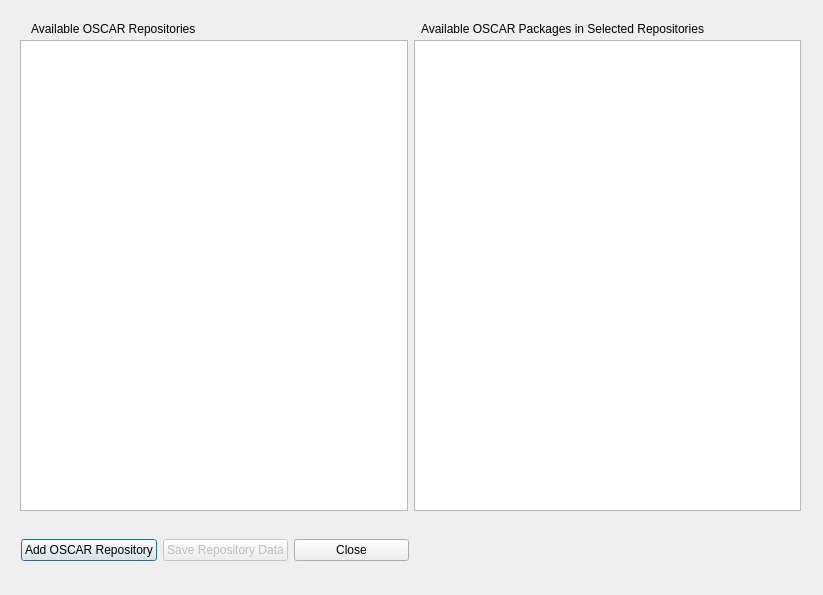
<ui version="4.0" >
 <class>MainWindow</class>
 <widget class="QDialog" name="MainWindow" >
  <property name="windowModality" >
   <enum>Qt::ApplicationModal</enum>
  </property>
  <property name="geometry" >
   <rect>
    <x>0</x>
    <y>0</y>
    <width>823</width>
    <height>595</height>
   </rect>
  </property>
  <property name="windowTitle" >
   <string>OSCAR Repository Manager</string>
  </property>
  <widget class="QWidget" name="horizontalLayout_2" >
   <property name="geometry" >
    <rect>
     <x>20</x>
     <y>40</y>
     <width>781</width>
     <height>471</height>
    </rect>
   </property>
   <layout class="QHBoxLayout" >
    <item>
     <widget class="QListWidget" name="listReposWidget" />
    </item>
    <item>
     <widget class="QListWidget" name="listOPKGsWidget" />
    </item>
   </layout>
  </widget>
  <widget class="QLabel" name="label_2" >
   <property name="geometry" >
    <rect>
     <x>421</x>
     <y>20</y>
     <width>318</width>
     <height>18</height>
    </rect>
   </property>
   <property name="text" >
    <string>Available OSCAR Packages in Selected Repositories</string>
   </property>
  </widget>
  <widget class="QWidget" name="horizontalLayout" >
   <property name="geometry" >
    <rect>
     <x>21</x>
     <y>510</y>
     <width>388</width>
     <height>80</height>
    </rect>
   </property>
   <layout class="QHBoxLayout" >
    <item>
     <widget class="QPushButton" name="AddButton" >
      <property name="text" >
       <string>Add OSCAR Repository</string>
      </property>
     </widget>
    </item>
    <item>
     <widget class="QPushButton" name="pushButton_3" >
      <property name="enabled" >
       <bool>false</bool>
      </property>
      <property name="text" >
       <string>Save Repository Data</string>
      </property>
     </widget>
    </item>
    <item>
     <widget class="QPushButton" name="CloseButton" >
      <property name="text" >
       <string>Close</string>
      </property>
     </widget>
    </item>
   </layout>
  </widget>
  <widget class="QLabel" name="label" >
   <property name="geometry" >
    <rect>
     <x>31</x>
     <y>20</y>
     <width>181</width>
     <height>18</height>
    </rect>
   </property>
   <property name="text" >
    <string>Available OSCAR Repositories</string>
   </property>
  </widget>
 </widget>
 <resources/>
 <connections>
  <connection>
   <sender>CloseButton</sender>
   <signal>clicked(bool)</signal>
   <receiver>MainWindow</receiver>
   <slot>close()</slot>
   <hints>
    <hint type="sourcelabel" >
     <x>370</x>
     <y>549</y>
    </hint>
    <hint type="destinationlabel" >
     <x>411</x>
     <y>297</y>
    </hint>
   </hints>
  </connection>
 </connections>
</ui>
